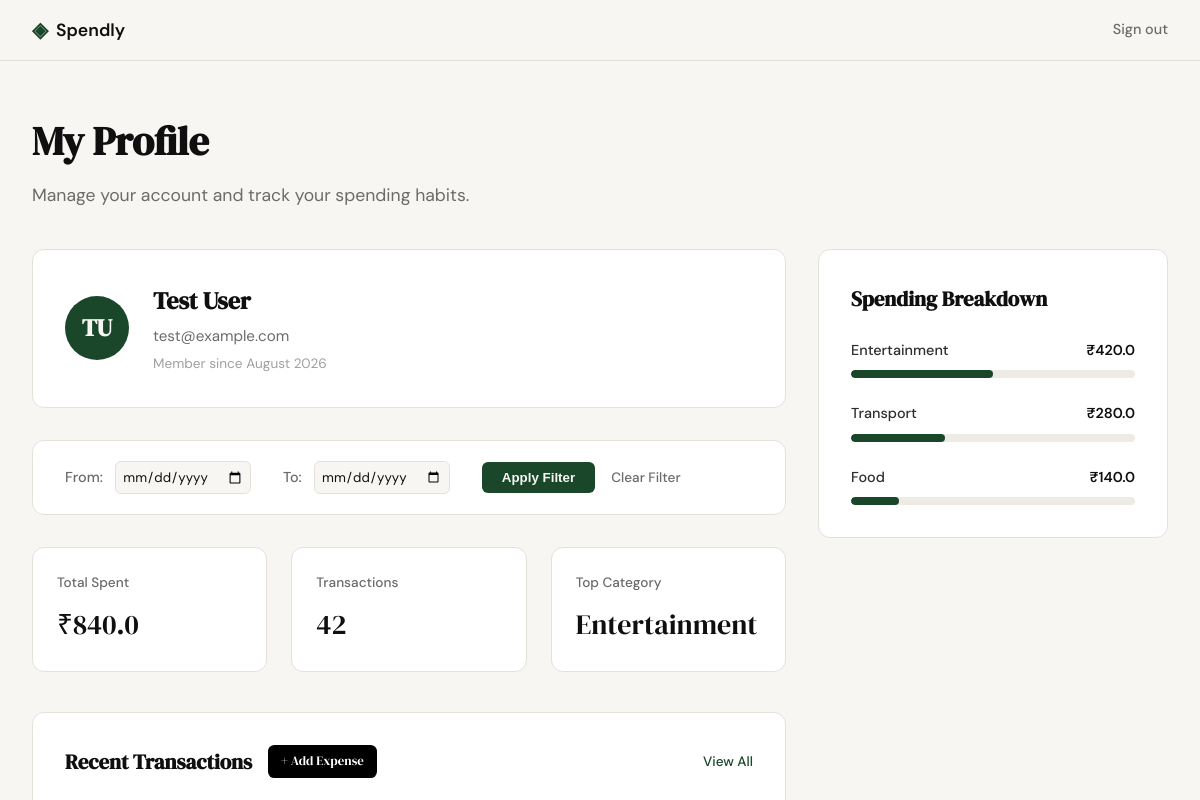
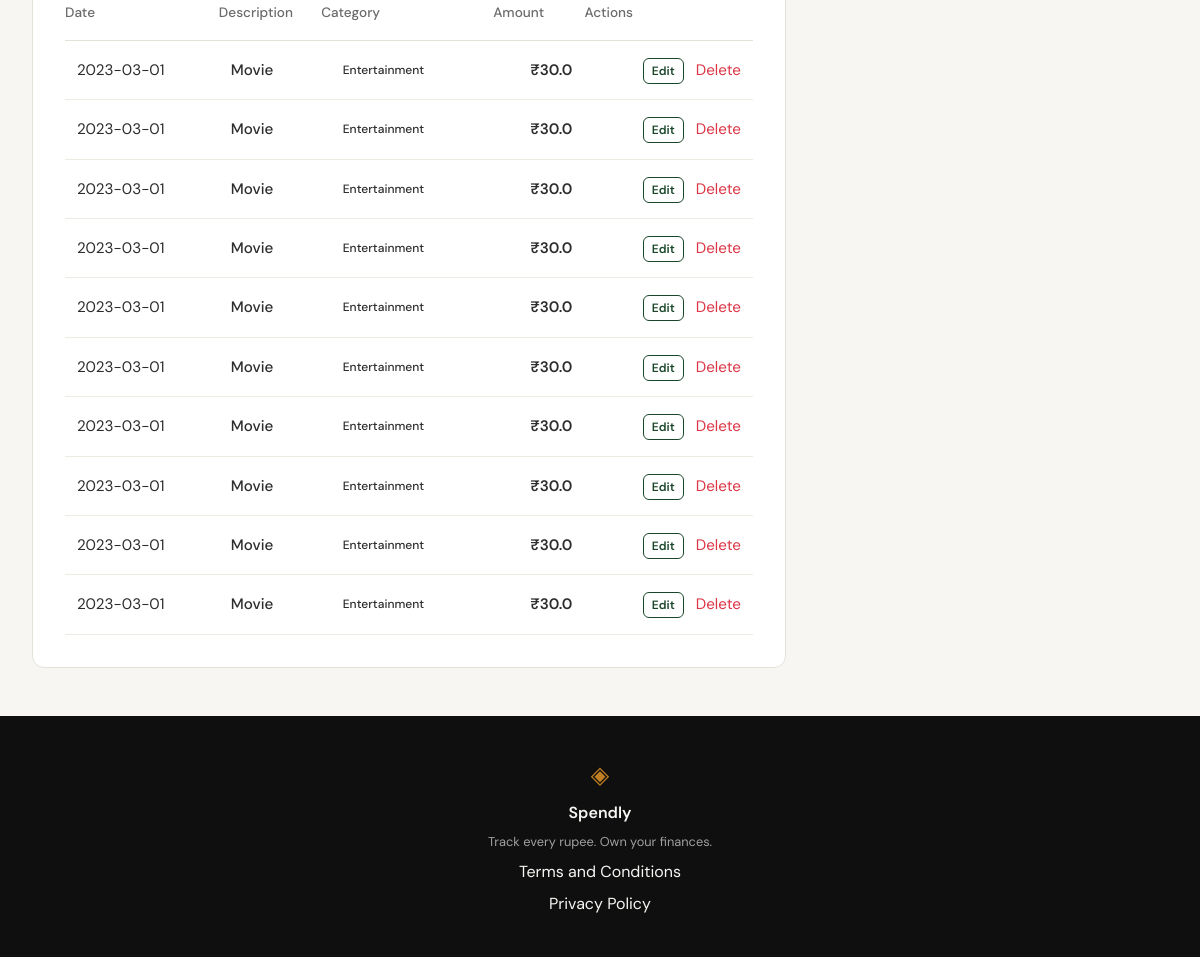
The page /profile (signed in) on the database its author committed (2 pictures, top to bottom).
### tables this page shows
CREATE TABLE users (
                    id INTEGER PRIMARY KEY AUTOINCREMENT,
                    name TEXT NOT NULL,
                    email TEXT UNIQUE NOT NULL,
                    password_hash TEXT NOT NULL,
                    created_at TEXT DEFAULT (datetime('now'))
                );

CREATE TABLE expenses (
                    id INTEGER PRIMARY KEY AUTOINCREMENT,
                    user_id INTEGER NOT NULL,
                    amount REAL NOT NULL,
                    category TEXT NOT NULL,
                    date TEXT NOT NULL,
                    description TEXT,
                    created_at TEXT DEFAULT (datetime('now')),
                    FOREIGN KEY (user_id) REFERENCES users(id)
                );

### app.py (the view)
@app.route("/profile")
def profile():
    if "user_id" not in session:
        return redirect(url_for("login"))
    user_id = session["user_id"]
    start_date = request.args.get("start_date")
    end_date = request.args.get("end_date")
    user_profile = get_user_by_id(user_id)
    summary_stats = get_summary_stats(user_id, start_date, end_date)
    recent_transactions = get_recent_transactions(
        user_id, start_date=start_date, end_date=end_date
    )
    category_breakdown = get_category_breakdown(user_id, start_date, end_date)
    return render_template(
        "profile.html",
        user=user_profile,
        stats=summary_stats,
        transactions=recent_transactions,
        categories=category_breakdown,
        start_date=start_date,
        end_date=end_date,
    )

### database/db.py (called while the page is built)
def get_db():
    db_path = current_app.config.get('DATABASE', "spendly.db")
    conn = sqlite3.connect(db_path)
    conn.execute("PRAGMA foreign_keys = ON")
    conn.row_factory = sqlite3.Row
    return conn

### database/queries.py (called while the page is built)
def get_user_by_id(user_id):
    conn = get_db()
    try:
        user = conn.execute(
            "SELECT name, email, created_at FROM users WHERE id = ?", (user_id,)
        ).fetchone()
        if user:
            created_at_str = user["created_at"]
            dt = datetime.strptime(created_at_str, "%Y-%m-%d %H:%M:%S")
            member_since = dt.strftime("%B %Y")
            return {
                "name": user["name"],
                "email": user["email"],
                "member_since": member_since,
            }
        return None
    finally:
        conn.close()

def get_recent_transactions(user_id, limit=10, start_date=None, end_date=None):
    conn = get_db()
    try:
        query = "SELECT id, date, description, category, amount FROM expenses WHERE user_id = ?"
        params = [user_id]
        if start_date:
            query += " AND date >= ?"
            params.append(start_date)
        if end_date:
            query += " AND date <= ?"
            params.append(end_date)
        query += " ORDER BY date DESC LIMIT ?"
        params.append(limit)
        cursor = conn.execute(query, params)
        return [dict(row) for row in cursor.fetchall()]
    finally:
        conn.close()

### templates/profile.html (shortened to what this page needs)
{% extends "base.html" %}
{% block head %}
<link rel="stylesheet" href="{{ url_for('static', filename='css/profile.css') }}">
{% endblock %}
{% block content %}
<div class="profile-container">
    <header class="profile-header">
        <h1 class="page-title">My Profile</h1>
        <p class="page-subtitle">Manage your account and track your spending habits.</p>
    </header>
    <div class="profile-grid">
        <div class="profile-main">
            <section class="profile-card">
                <div class="user-info">
                    <div class="avatar">{{ user.name[0] }}{{ user.name.split(' ')[-1][0] }}</div>
                    <div class="user-details">
                        <h2>{{ user.name }}</h2>
                        <p class="user-email">{{ user.email }}</p>
                        <p class="user-meta">Member since {{ user.member_since }}</p>
                    </div>
                </div>
            </section>
            <section class="filter-section">
                <form method="GET" action="{{ url_for('profile') }}" class="filter-form">
                    <div class="filter-group">
                        <label for="start_date">From:</label>
                        <input type="date" id="start_date" name="start_date" value="{{ start_date or '' }}">
                    </div>
                    <div class="filter-group">
                        <label for="end_date">To:</label>
                        <input type="date" id="end_date" name="end_date" value="{{ end_date or '' }}">
                    </div>
                    <div class="filter-actions">
                        <button type="submit" class="btn-filter">Apply Filter</button>
                        <a href="{{ url_for('profile') }}" class="btn-clear">Clear Filter</a>
                    </div>
                </form>
            </section>
            <section class="stats-grid">
                <div class="stat-card">
                    <span class="stat-label">Total Spent</span>
                    <span class="stat-value">₹{{ stats.total_spent }}</span>
                </div>
                <div class="stat-card">
                    <span class="stat-label">Transactions</span>
                    <span class="stat-value">{{ stats.transaction_count }}</span>
                </div>
                <div class="stat-card">
                    <span class="stat-label">Top Category</span>
                    <span class="stat-value">{{ stats.top_category }}</span>
                </div>
            </section>
            <section class="history-section">
                <div class="section-header">
                    <h3 style="display: flex; align-items: center; gap: 1rem;">
                        Recent Transactions
                        <a href="{{ url_for('add_expense') }}" class="btn-add-expense" style="font-size: 0.8rem; padding: 0.4rem 0.8rem; background: var(--primary-color, #000); color: #fff; text-decoration: none; border-radius: 0.4rem; font-weight: 500;">+ Add Expense</a>
                    </h3>
                    <a href="#" class="view-all">View All</a>
                </div>
                <div class="table-container">
                    <table class="history-table">
                        <thead>
                            <tr>
                                <th>Date</th>
                                <th>Description</th>
                                <th>Category</th>
                                <th class="text-right">Amount</th>
                                <th class="text-right">Actions</th>
                            </tr>
                        </thead>
                        <tbody>
                            {% for tx in transactions %}
                            <tr>
                                <td>{{ tx.date }}</td>
                                <td class="tx-desc">{{ tx.description }}</td>
                                <td>
                                    <span class="badge badge-{{ tx.category|lower }}">
                                        {{ tx.category }}
                                    </span>
                                </td>
                                <td class="text-right amount">₹{{ tx.amount }}</td>
                                <td class="text-right">
                                    <a href="{{ url_for('edit_expense', id=tx.id) }}" class="btn-edit-tx">Edit</a>
                                    <a href="{{ url_for('delete_expense_route', id=tx.id) }}"
                                       class="btn-delete-tx"
                                       onclick="return confirm('Are you sure you want to delete this expense?');"
                                       style="color: #dc3545; margin-left: 0.5rem;">Delete</a>
                                </td>
                            </tr>
                            {% endfor %}
                        </tbody>
                    </table>
                </div>
            </section>
        </div>
        <div class="profile-sidebar">
            <section class="breakdown-card">
                <h3>Spending Breakdown</h3>
                <div class="breakdown-list">
                    {% for cat in categories %}
                    <div class="cat-item">
                        <div class="cat-info">
                            <span class="cat-name">{{ cat.category }}</span>
                            <span class="cat-amount">₹{{ cat.amount }}</span>
                        </div>
                        <div class="cat-track">
                            <div class="cat-bar" style="width: {{ cat.percentage }}%;"></div>
                        </div>
                    </div>
                    {% endfor %}
                </div>
            </section>
        </div>
    </div>
</div>
{% endblock %}

### templates/base.html (shortened to what this page needs)
<!DOCTYPE html>
<html lang="en">
<head>
    <link rel="stylesheet" href="{{ url_for('static', filename='css/style.css') }}">
    {% block head %}{% endblock %}
</head>
<body>
    <nav class="navbar">
        <div class="nav-inner">
            <a href="{{ url_for('landing') }}" class="nav-brand">
                <span class="brand-icon">◈</span>
                <span class="brand-name">Spendly</span>
            </a>
            <div class="nav-links">
                {% if session.get('user_id') %}
                    <a href="{{ url_for('logout') }}">Sign out</a>
                {% else %}
                    <a href="{{ url_for('login') }}">Sign in</a>
                    <a href="{{ url_for('register') }}" class="nav-cta">Get started</a>
                {% endif %}
            </div>
        </div>
    </nav>
    <div class="main-container">
        <main class="main-content">
            {% block content %}{% endblock %}
        </main>
    </div>
    <footer class="footer">
        <div class="footer-inner">
            <span class="brand-icon">◈</span>
            <span class="footer-name">Spendly</span>
            <p class="footer-copy">Track every rupee. Own your finances.</p>
            <a href="{{ url_for('terms') }}">Terms and Conditions</a>
            <a href="{{ url_for('privacy') }}">Privacy Policy</a>
        </div>
    </footer>
</body>
</html>

### static/css/style.css (style rules this page uses)
:root { --ink: #0f0f0f; --ink-soft: #2d2d2d; --ink-muted: #6b6b6b; --ink-faint: #a0a0a0; --paper: #f7f6f3; --paper-warm: #f0ede6; --paper-card: #ffffff; --accent: #1a472a; --accent-light: #e8f0eb; --accent-2: #c17f24; --accent-2-light: #fdf3e3; --danger: #c0392b; --danger-light: #fdecea; --border: #e4e1da; --border-soft: #eeebe4; --font-display: 'DM Serif Display', Georgia, serif; --font-body: 'DM Sans', system-ui, sans-serif; --max-width: 1200px; --auth-width: 440px; --radius-sm: 6px; --radius-md: 12px; --radius-lg: 20px; }
*, *::before, *::after { box-sizing: border-box; margin: 0; padding: 0; }
html { font-size: 16px; scroll-behavior: smooth; }
body { background: var(--paper); color: var(--ink); font-family: var(--font-body); font-size: 1rem; line-height: 1.6; -webkit-font-smoothing: antialiased; }
a { color: inherit; text-decoration: none; }
.navbar { position: sticky; top: 0; z-index: 100; background: var(--paper); border-bottom: 1px solid var(--border); padding: 0 2rem; }
.nav-inner { max-width: var(--max-width); margin: 0 auto; height: 60px; display: flex; align-items: center; justify-content: space-between; }
.nav-brand { display: flex; align-items: center; gap: 0.5rem; font-family: var(--font-body); font-weight: 600; font-size: 1.1rem; color: var(--ink); }
.brand-icon { color: var(--accent); font-size: 1.3rem; }
.brand-name { color: var(--ink); }
.nav-links { display: flex; align-items: center; gap: 1.5rem; font-size: 0.9rem; font-weight: 500; }
.nav-links a { color: var(--ink-muted); transition: color 0.2s; }
.main-content { min-height: calc(100vh - 60px - 100px); }
.stat-card { background: var(--paper); border: 1px solid var(--border); border-radius: var(--radius-md); padding: 1.5rem; display: flex; flex-direction: column; gap: 0.25rem; text-align: left; }
.stat-label { font-size: 0.85rem; color: var(--ink-muted); }
.stat-value { font-family: var(--font-display); font-size: 1.75rem; color: var(--ink); }
.cat-name { font-size: 0.9rem; color: var(--ink-soft); font-weight: 500; }
.cat-track { height: 10px; background: var(--border-soft); border-radius: 999px; overflow: hidden; }
.cat-bar { height: 100%; border-radius: 999px; }
.footer { background: var(--ink); color: var(--paper); padding: 2.5rem 2rem; text-align: center; }
.footer-inner { display: flex; flex-direction: column; align-items: center; gap: 0.4rem; }
.footer .brand-icon { color: var(--accent-2); font-size: 1.5rem; }
.footer-name { font-weight: 600; font-size: 1rem; }
.footer-copy { font-size: 0.8rem; color: var(--ink-faint); }

### rows shown on the page
users: name "T", name "U", name "Test User", email "test@example.com"
expenses: date "2023-03-01", description "Movie", category "Entertainment", amount "30.0"
expenses: date "2023-03-01", description "Movie", category "Entertainment", amount "30.0"
expenses: date "2023-03-01", description "Movie", category "Entertainment", amount "30.0"
expenses: date "2023-03-01", description "Movie", category "Entertainment", amount "30.0"
expenses: date "2023-03-01", description "Movie", category "Entertainment", amount "30.0"
expenses: date "2023-03-01", description "Movie", category "Entertainment", amount "30.0"
expenses: date "2023-03-01", description "Movie", category "Entertainment", amount "30.0"
expenses: date "2023-03-01", description "Movie", category "Entertainment", amount "30.0"
expenses: date "2023-03-01", description "Movie", category "Entertainment", amount "30.0"
expenses: date "2023-03-01", description "Movie", category "Entertainment", amount "30.0"

### other values the page prints
{{ user.member_since }} "August 2026"
{{ stats.total_spent }} "840.0"
{{ stats.transaction_count }} "42"
{{ stats.top_category }} "Entertainment"
{{ cat.category }} "Entertainment" "Transport" "Food"
{{ cat.amount }} "420.0" "280.0" "140.0"
